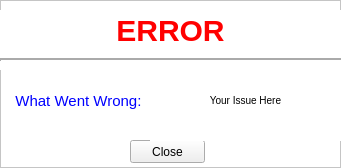
<?xml version="1.0" encoding="UTF-8"?>
<ui version="4.0">
 <class>Frame</class>
 <widget class="QFrame" name="Frame">
  <property name="geometry">
   <rect>
    <x>0</x>
    <y>0</y>
    <width>341</width>
    <height>168</height>
   </rect>
  </property>
  <property name="windowTitle">
   <string>ERROR!</string>
  </property>
  <property name="windowIcon">
   <iconset resource="../qtResources.qrc">
    <normaloff>:/newPrefix/ui/marta-logo.png</normaloff>:/newPrefix/ui/marta-logo.png</iconset>
  </property>
  <property name="styleSheet">
   <string notr="true">QFrame {background-color: #ffffff}</string>
  </property>
  <property name="frameShape">
   <enum>QFrame::StyledPanel</enum>
  </property>
  <property name="frameShadow">
   <enum>QFrame::Raised</enum>
  </property>
  <widget class="QLabel" name="errorLabel">
   <property name="geometry">
    <rect>
     <x>0</x>
     <y>10</y>
     <width>341</width>
     <height>41</height>
    </rect>
   </property>
   <property name="styleSheet">
    <string notr="true">#errorLabel {font-size: 30px; color: red; font-weight: bold;}</string>
   </property>
   <property name="text">
    <string>ERROR</string>
   </property>
   <property name="alignment">
    <set>Qt::AlignCenter</set>
   </property>
   <property name="wordWrap">
    <bool>true</bool>
   </property>
  </widget>
  <widget class="QLabel" name="wrongLabel">
   <property name="geometry">
    <rect>
     <x>10</x>
     <y>60</y>
     <width>141</width>
     <height>81</height>
    </rect>
   </property>
   <property name="styleSheet">
    <string notr="true">#wrongLabel {font-size: 15px; color: blue;}</string>
   </property>
   <property name="text">
    <string>What Went Wrong: </string>
   </property>
   <property name="alignment">
    <set>Qt::AlignCenter</set>
   </property>
   <property name="wordWrap">
    <bool>true</bool>
   </property>
  </widget>
  <widget class="QPushButton" name="closeButton">
   <property name="geometry">
    <rect>
     <x>130</x>
     <y>140</y>
     <width>75</width>
     <height>23</height>
    </rect>
   </property>
   <property name="cursor">
    <cursorShape>PointingHandCursor</cursorShape>
   </property>
   <property name="text">
    <string>Close</string>
   </property>
  </widget>
  <widget class="QLabel" name="issueLabel">
   <property name="geometry">
    <rect>
     <x>150</x>
     <y>60</y>
     <width>191</width>
     <height>81</height>
    </rect>
   </property>
   <property name="styleSheet">
    <string notr="true">#issueLabel {font-size: 10px;}</string>
   </property>
   <property name="text">
    <string>Your Issue Here</string>
   </property>
   <property name="alignment">
    <set>Qt::AlignCenter</set>
   </property>
   <property name="wordWrap">
    <bool>true</bool>
   </property>
  </widget>
  <widget class="Line" name="line">
   <property name="geometry">
    <rect>
     <x>0</x>
     <y>50</y>
     <width>401</width>
     <height>20</height>
    </rect>
   </property>
   <property name="maximumSize">
    <size>
     <width>16777215</width>
     <height>16777215</height>
    </size>
   </property>
   <property name="font">
    <font>
     <pointsize>8</pointsize>
    </font>
   </property>
   <property name="focusPolicy">
    <enum>Qt::StrongFocus</enum>
   </property>
   <property name="lineWidth">
    <number>2</number>
   </property>
   <property name="orientation">
    <enum>Qt::Horizontal</enum>
   </property>
  </widget>
 </widget>
 <resources>
  <include location="../qtResources.qrc"/>
 </resources>
 <connections/>
</ui>
